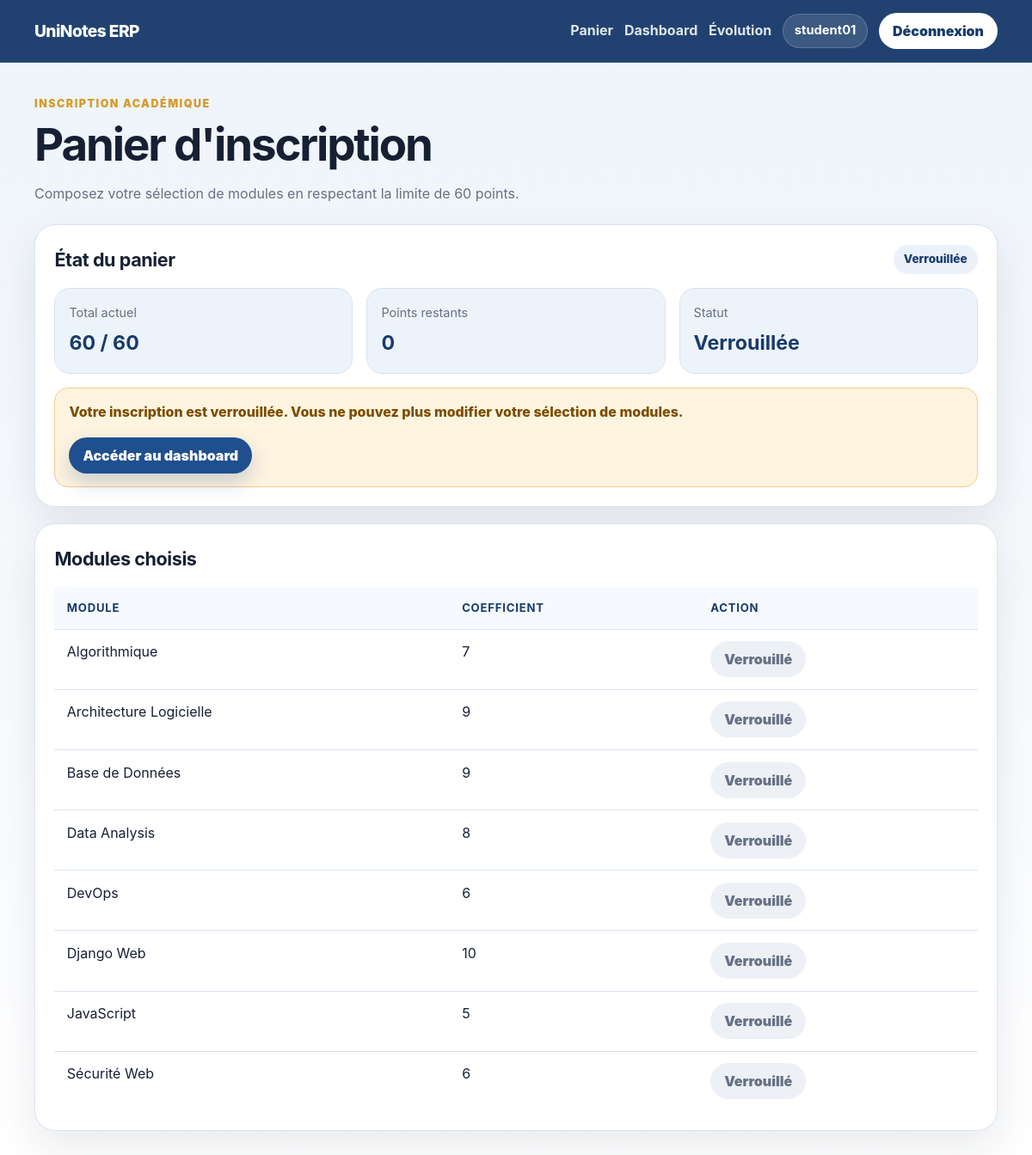
The page /academics/basket/ (signed in) on the database its author committed.
### academics/models.py (models this page shows, shortened)
class Inscription(models.Model):
    STATUT_OUVERTE = "ouverte"
    STATUT_VERROUILLEE = "verrouillee"
    STATUT_CHOICES = [
        (STATUT_OUVERTE, "Ouverte"),
        (STATUT_VERROUILLEE, "Verrouillée"),
    ]
    etudiant = models.ForeignKey(settings.AUTH_USER_MODEL, on_delete=models.CASCADE, related_name="inscriptions")
    annee_academique = models.CharField(max_length=20, default="2025-2026")
    statut = models.CharField(max_length=20, choices=STATUT_CHOICES, default=STATUT_OUVERTE)
    date_creation = models.DateTimeField(auto_now_add=True)
    class Meta:
        unique_together = ["etudiant", "annee_academique"]
        ordering = ["-date_creation"]

class ModuleChoisi(models.Model):
    inscription = models.ForeignKey(Inscription, on_delete=models.CASCADE, related_name="modules_choisis")
    module = models.ForeignKey(CatalogueModule, on_delete=models.PROTECT, related_name="choix")
    date_choix = models.DateTimeField(auto_now_add=True)
    class Meta:
        unique_together = ["inscription", "module"]
        ordering = ["module__intitule"]

class CatalogueModule(models.Model):
    intitule = models.CharField(max_length=150, unique=True)
    coefficient = models.PositiveIntegerField(validators=[MinValueValidator(1)])
    description = models.TextField(blank=True, null=True)
    est_actif = models.BooleanField(default=True)
    class Meta:
        ordering = ["intitule"]

### academics/views.py (the view)
# urls.py: path("basket/", views.basket_view, name="basket"),
@login_required
def basket_view(request):
    if request.user.profile.role != Profile.ROLE_STUDENT:
        messages.error(request, "Accès réservé aux étudiants.")
        return redirect("home")
    inscription = get_current_inscription(request.user)
    total = get_total_coefficients(inscription)
    remaining = 60 - total
    selected_module_ids = inscription.modules_choisis.values_list(
        "module_id",
        flat=True
    )
    catalogue = CatalogueModule.objects.filter(
        est_actif=True
    ).exclude(
        id__in=selected_module_ids
    ).prefetch_related("categories")
    suggestions = catalogue.filter(coefficient__lte=remaining)
    return render(request, "academics/basket.html", {
        "inscription": inscription,
        "catalogue": catalogue,
        "modules_choisis": inscription.modules_choisis.select_related("module"),
        "total": total,
        "remaining": remaining,
        "suggestions": suggestions,
    })

### academics/views.py (called while the page is built)
def get_current_inscription(user):
    inscription, created = Inscription.objects.get_or_create(
        etudiant=user,
        annee_academique="2025-2026",
    )
    return inscription

def get_total_coefficients(inscription):
    result = inscription.modules_choisis.aggregate(
        total=Sum("module__coefficient")
    )
    return result["total"] or 0

### templates/academics/basket.html (shortened to what this page needs)
{% extends 'base.html' %}
{% block content %}
  <div class="page-header">
    <p class="eyebrow">Inscription académique</p>
    <h1>Panier d'inscription</h1>
    <p>Composez votre sélection de modules en respectant la limite de 60 points.</p>
  </div>
  <section class="card basket-status">
    <div class="section-title">
      <h2>État du panier</h2>
      <span class="status-badge">{{ inscription.get_statut_display }}</span>
    </div>
    <div class="stats-grid">
      <div class="stat-card">
        <span>Total actuel</span>
        <strong>{{ total }} / 60</strong>
      </div>
      <div class="stat-card">
        <span>Points restants</span>
        <strong>{{ remaining }}</strong>
      </div>
      <div class="stat-card">
        <span>Statut</span>
        <strong>{{ inscription.get_statut_display }}</strong>
      </div>
    </div>
    {% if inscription.statut == 'verrouillee' %}
      <div class="locked-message">
        <p>Votre inscription est verrouillée. Vous ne pouvez plus modifier votre sélection de modules.</p>
        <a class="btn btn-primary" href="{% url 'student_dashboard' %}">Accéder au dashboard</a>
      </div>
    {% endif %}
  </section>
  <section class="card section-card">
    <div class="section-title">
      <h2>Modules choisis</h2>
    </div>
    {% if modules_choisis %}
      <div class="table-wrap">
        <table class="data-table">
          <thead>
            <tr>
              <th>Module</th>
              <th>Coefficient</th>
              <th>Action</th>
            </tr>
          </thead>
          <tbody>
            {% for choix in modules_choisis %}
              <tr>
                <td>{{ choix.module.intitule }}</td>
                <td>{{ choix.module.coefficient }}</td>
                <td>
                  {% if inscription.statut == 'ouverte' %}
                    <form method="post" action="{% url 'remove_module' choix.id %}" class="inline-form">
                      {% csrf_token %}
                      <button class="btn btn-danger" type="submit">Retirer</button>
                    </form>
                  {% else %}
                    <span class="btn btn-disabled">Verrouillé</span>
                  {% endif %}
                </td>
              </tr>
            {% endfor %}
          </tbody>
        </table>
      </div>
    {% else %}
      <p class="empty-state">Aucun module choisi.</p>
    {% endif %}
  </section>
{% endblock %}

### templates/base.html (shortened to what this page needs)
<!DOCTYPE html>
{% load static %}
<html lang="fr">
  <head>
    <link rel="stylesheet" href="{% static 'css/style.css' %}" />
  </head>
  <body>
    <nav class="navbar">
      <div class="nav-inner">
        <a class="brand" href="{% url 'home' %}">UniNotes ERP</a>
        <div class="nav-actions">
          {% if user.is_authenticated %}
            {% if user.profile.role == 'student' %}
              <a class="nav-link" href="{% url 'basket' %}">Panier</a>
              <a class="nav-link" href="{% url 'student_dashboard' %}">Dashboard</a>
              <a class="nav-link" href="{% url 'evolution' %}">Évolution</a>
            {% elif user.profile.role == 'tutor' %}
              <a class="nav-link" href="{% url 'tutor_students' %}">Étudiants</a>
            {% endif %}
            <span class="user-pill">{{ user.username }}</span>
            <form method="post" action="{% url 'logout' %}" class="inline-form">
              <button class="btn btn-light" type="submit">Déconnexion</button>
            </form>
          {% else %}
            <a class="nav-link" href="{% url 'login' %}">Connexion</a>
            <a class="btn btn-light" href="{% url 'register' %}">Inscription</a>
          {% endif %}
        </div>
      </div>
    </nav>
    <main class="container">
      {% block content %}
      {% endblock %}
    </main>
  </body>
</html>

### static/css/style.css (style rules this page uses)
* { box-sizing: border-box; }
:root { --bg: #f4f7fb; --surface: #ffffff; --surface-soft: #edf3fb; --primary: #1f4f8f; --primary-dark: #183b6b; --accent: #d59b2d; --danger: #b4232f; --danger-dark: #8f1d27; --text: #172033; --muted: #667085; --border: #d9e2ef; --shadow: 0 18px 45px rgba(23, 32, 51, 0.09); }
body { margin: 0; min-height: 100vh; background: linear-gradient(180deg, #eef4fb 0%, var(--bg) 38%, #ffffff 100%); color: var(--text); font-family: Inter, "Segoe UI", Arial, sans-serif; font-size: 16px; line-height: 1.6; }
a { color: var(--primary); text-decoration: none; }
h1, h2, h3, p { margin-top: 0; }
h1 { font-size: clamp(2rem, 5vw, 3.3rem); line-height: 1.08; letter-spacing: -0.04em; margin-bottom: 1rem; }
h2 { font-size: 1.35rem; letter-spacing: -0.02em; margin-bottom: 0.75rem; }
button, input, select, textarea { font: inherit; }
.navbar { position: sticky; top: 0; z-index: 10; background: rgba(24, 59, 107, 0.96); border-bottom: 1px solid rgba(255, 255, 255, 0.14); backdrop-filter: blur(12px); }
.nav-inner { width: min(1120px, calc(100% - 32px)); margin: 0 auto; min-height: 72px; display: flex; align-items: center; justify-content: space-between; gap: 1rem; }
.brand { color: #ffffff; font-size: 1.2rem; font-weight: 800; letter-spacing: -0.03em; }
.nav-actions { display: flex; align-items: center; gap: 0.8rem; flex-wrap: wrap; justify-content: flex-end; }
.nav-link { color: rgba(255, 255, 255, 0.86); font-weight: 700; }
.user-pill { color: #ffffff; background: rgba(255, 255, 255, 0.12); border: 1px solid rgba(255, 255, 255, 0.18); border-radius: 999px; padding: 0.45rem 0.8rem; font-size: 0.92rem; font-weight: 700; }
.container { width: min(1120px, calc(100% - 32px)); margin: 0 auto; padding: 2.4rem 0 4rem; }
.eyebrow { margin-bottom: 0.55rem; color: var(--accent); font-size: 0.78rem; font-weight: 900; letter-spacing: 0.12em; text-transform: uppercase; }
.card { background: var(--surface); border: 1px solid var(--border); border-radius: 24px; box-shadow: var(--shadow); }
.page-header { margin-bottom: 1.4rem; }
.page-header p:last-child { color: var(--muted); max-width: 720px; }
.section-card, .basket-status { padding: 1.4rem; margin-bottom: 1.2rem; }
.section-title { display: flex; align-items: center; justify-content: space-between; gap: 1rem; margin-bottom: 1rem; }
.section-title h2 { margin-bottom: 0; }
.status-badge { display: inline-flex; align-items: center; border-radius: 999px; padding: 0.4rem 0.75rem; background: #eaf1fb; color: var(--primary-dark); font-size: 0.85rem; font-weight: 800; }
.stats-grid { display: grid; grid-template-columns: repeat(3, 1fr); gap: 1rem; }
.stat-card { padding: 1rem; border-radius: 18px; background: var(--surface-soft); border: 1px solid var(--border); }
.stat-card span { display: block; color: var(--muted); font-size: 0.9rem; margin-bottom: 0.35rem; }
.stat-card strong { display: block; color: var(--primary-dark); font-size: 1.45rem; }
.locked-message { margin: 1rem 0 0; padding: 0.95rem 1rem; border-radius: 16px; background: #fff4e0; border: 1px solid #f3cf8b; color: #7a4d00; font-weight: 800; }
.table-wrap { width: 100%; overflow-x: auto; }
.data-table { width: 100%; border-collapse: collapse; min-width: 680px; }
.data-table th, .data-table td { padding: 0.85rem 0.9rem; text-align: left; border-bottom: 1px solid var(--border); vertical-align: top; }
.data-table th { color: var(--primary-dark); background: #f6f9fd; font-size: 0.82rem; letter-spacing: 0.06em; text-transform: uppercase; }
.data-table tr:last-child td { border-bottom: 0; }
.btn { display: inline-flex; align-items: center; justify-content: center; min-height: 42px; border: 0; border-radius: 999px; padding: 0.65rem 1rem; cursor: pointer; font-weight: 900; line-height: 1; text-decoration: none; transition: transform 0.2s ease, box-shadow 0.2s ease, background 0.2s ease; }
.btn-primary { color: #ffffff; background: var(--primary); box-shadow: 0 10px 24px rgba(31, 79, 143, 0.24); }
.btn-light { color: var(--primary-dark); background: #ffffff; }
.btn-disabled { color: var(--muted); background: #edf1f5; cursor: not-allowed; box-shadow: none; }
.inline-form { display: inline; }

### rows shown on the page
Inscription: statut "Verrouillée"
ModuleChoisi: module.intitule "Algorithmique", module.coefficient "7"
ModuleChoisi: module.intitule "Architecture Logicielle", module.coefficient "9"
ModuleChoisi: module.intitule "Base de Données", module.coefficient "9"
ModuleChoisi: module.intitule "Data Analysis", module.coefficient "8"
ModuleChoisi: module.intitule "DevOps", module.coefficient "6"
ModuleChoisi: module.intitule "Django Web", module.coefficient "10"
ModuleChoisi: module.intitule "JavaScript", module.coefficient "5"
ModuleChoisi: module.intitule "Sécurité Web", module.coefficient "6"

### other values the page prints
{{ user.username }} "student01"
{{ total }} "60"
{{ remaining }} "0"
